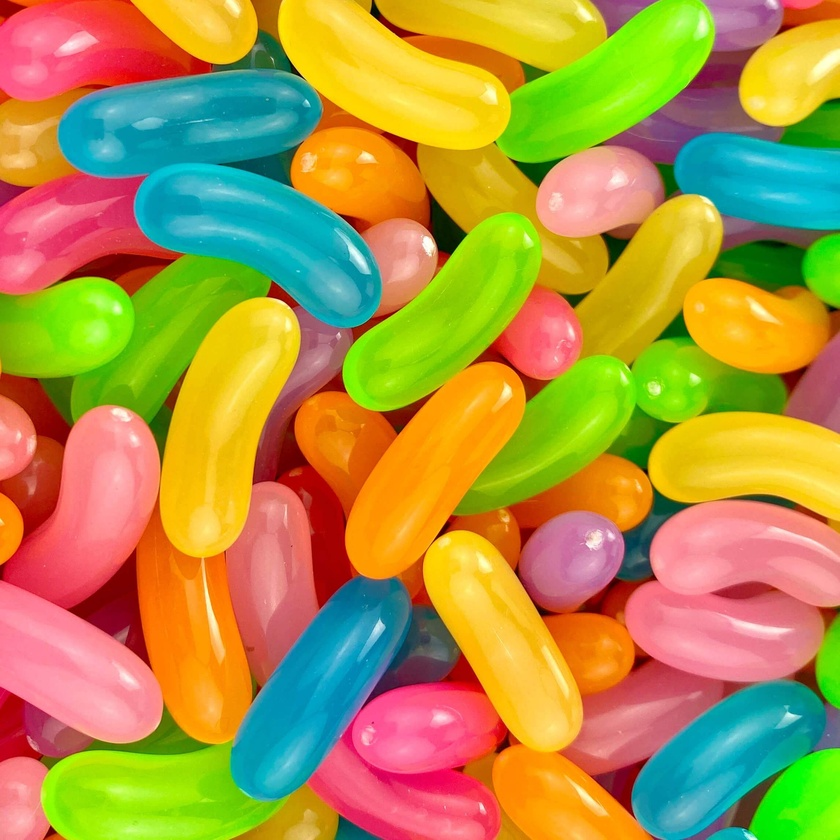
#> input picture jellybean.jpg, 840 x 840 px, shrunk from 2293 x 2293 before the run
$ python scatterplotNOAXIS.py
#> lines starting #> are read from the running program, lines starting #| are printed output that depends on the picture
import cv2
import matplotlib.pyplot as plt
import numpy as np

# When OpenCV first reads the image it is in BGR by default
jellyBean = cv2.imread('jellybean.jpg')
#> jellyBean is the input picture: shape (840, 840, 3); mean B, G, R 67.6, 147.8, 175.1
# Convert to RGB
rgbJellyBean = cv2.cvtColor(jellyBean, cv2.COLOR_BGR2RGB)
# Convert to HSV
hsvJellyBean = cv2.cvtColor(jellyBean, cv2.COLOR_RGB2HSV)
#> hsvJellyBean: shape (840, 840, 3); mean H, S, V 92.4, 206.6, 212.7
# Convert to lab
labImage = cv2.cvtColor(rgbJellyBean, cv2.COLOR_BGR2Lab)
#> labImage: shape (840, 840, 3); mean of channels 0, 1, 2 153.8, 124.8, 108.3


figure, axis = plt.subplots(figsize=(20, 20))
x, y, z = labImage.shape
#> x = 840; y = 840; z = 3

toPlot = rgbJellyBean.reshape(x*y, 3)
colorsMap = toPlot.astype(np.float_)/256

scatterX = []
scatterY = []
for xi in range(x):
    for yi in range(y):
        L_val = labImage[xi, yi][0]
        A_val = labImage[xi, yi][1]
        B_val = labImage[xi, yi][2]
        scatterX.append(A_val)
        scatterY.append(B_val)
#> after the loop, scatterX = 705600 items; scatterY = 705600 items

plt.xlabel("FROM GREEN TO RED")
plt.ylabel("FROM YELLOW TO BLUE")
plt.scatter(scatterX, scatterY, c=colorsMap)
plt.show()
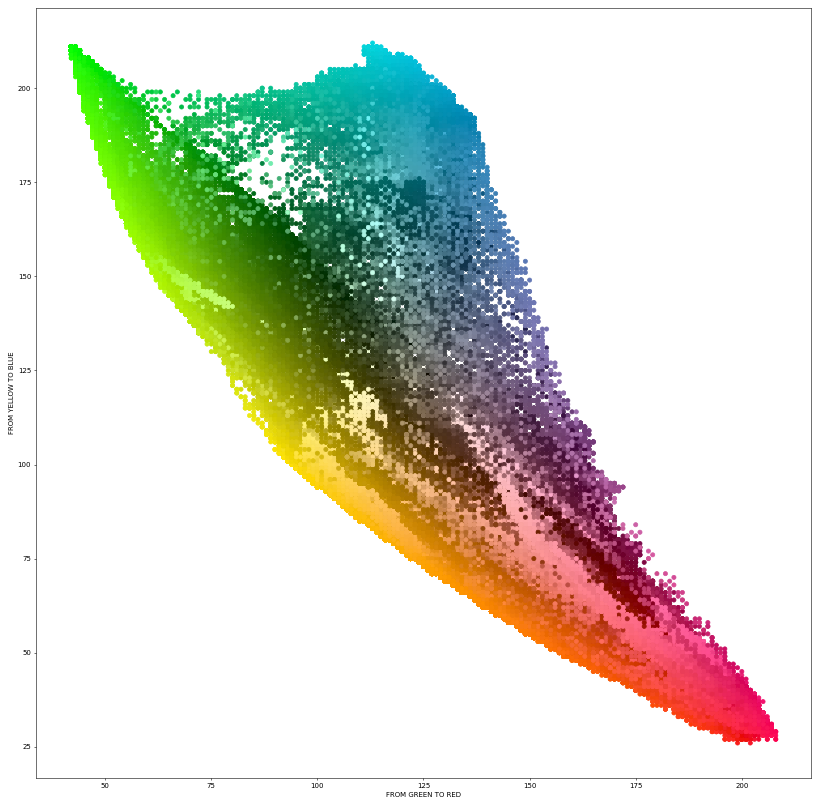
#> figure drawn by matplotlib, 1 panel
